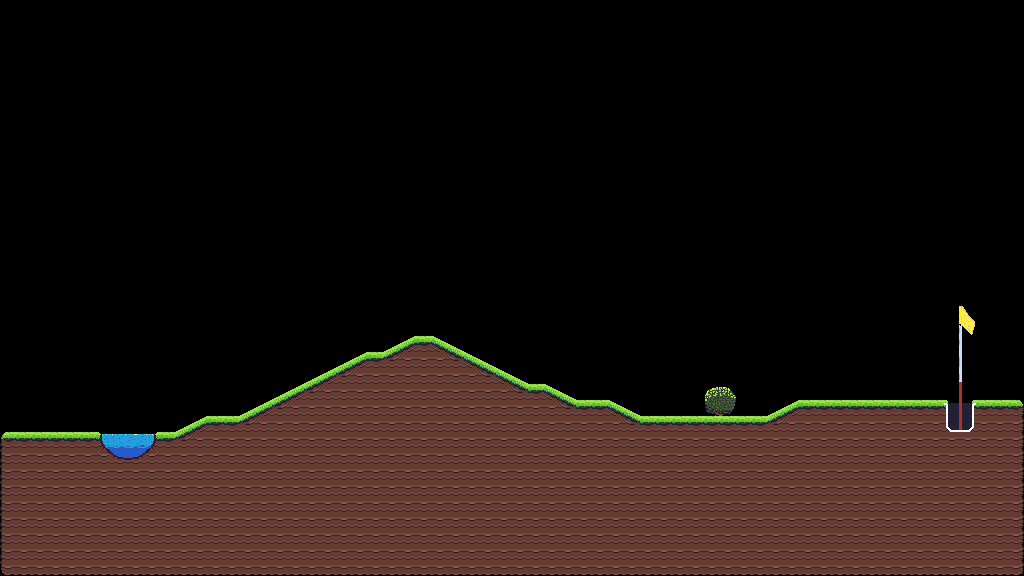

This game map was drawn from its Tiled (.tmx) file and the tilesets committed beside it. A one-line description and the trimmed map source follow:
An orthogonal 64x36 tile map with 16x16 px tiles, 1 tile layer (Level), 2 tilesets and 184 objects (112x collide, 2x finish, bushes).

<map version="1.10" tiledversion="1.11.1" orientation="orthogonal" renderorder="right-down" width="64" height="36" tilewidth="16" tileheight="16" infinite="0" nextlayerid="9" nextobjectid="9252">
 <tileset firstgid="1" name="prototype" tilewidth="16" tileheight="16" tilecount="128" columns="16">
  <image source="images/prototype.png" width="256" height="128" />
  <tile id="0" type="ground" />
  <tile id="1" type="ground" />
  <tile id="2" type="ground" />
  <tile id="3" type="ground" />
  <tile id="4" type="ground" />
 </tileset>
 <tileset firstgid="129" name="all2" tilewidth="16" tileheight="16" tilecount="210" columns="14">
  <image source="images/all2.png" width="224" height="244" />
 </tileset>
 <layer id="1" name="Level" width="64" height="36">
  <data>[2304 cells, 735 non-empty, 46 distinct tile ids]</data>
 </layer>
 <objectgroup id="8" name="Pool_Object">
  <object id="9241" x="102.875" y="444.25">
   <polygon points="0,0 13.5,13.5 35.625,14 49.375,0.75 34.625,18.375 9.125,17.75" />
  </object>
  <object id="9241" x="102.875" y="444.25">
   <polygon points="0,0 13.5,13.5 35.625,14 49.375,0.75 34.625,18.375 9.125,17.75" />
  </object>
 </objectgroup>
 <objectgroup id="7" name="Bushes_Leaf_Object">
  <object id="9238" name="bushes" x="704" y="384" width="32" height="32" />
 </objectgroup>
 <objectgroup id="6" name="Bushes_Object">
  <object id="9237" x="707" y="387.5" width="26.5" height="28.5" />
  <object id="9237" x="707" y="387.5" width="26.5" height="28.5" />
 </objectgroup>
 <objectgroup id="2" name="Ground_Object">
  <object id="9061" type="collide" x="1008" y="400" width="16" height="16" />
  <object id="9062" type="collide" x="0" y="432" width="16" height="16" />
  <object id="9063" type="collide" x="416" y="336" width="16" height="16" />
  <object id="9064" type="collide" x="368" y="352" width="16" height="16" />
  <object id="9065" type="collide" x="528" y="384" width="16" height="16" />
  <object id="9066" type="collide" x="576" y="400" width="16" height="16" />
  <object id="9067" type="collide" x="592" y="400" width="16" height="16" />
  <object id="9068" type="collide" x="800" y="400" width="16" height="16" />
  <object id="9069" type="collide" x="816" y="400" width="16" height="16" />
  <object id="9070" type="collide" x="832" y="400" width="16" height="16" />
  <object id="9071" type="collide" x="848" y="400" width="16" height="16" />
  <object id="9072" type="collide" x="864" y="400" width="16" height="16" />
  <object id="9073" type="collide" x="880" y="400" width="16" height="16" />
  <object id="9074" type="collide" x="896" y="400" width="16" height="16" />
  <object id="9075" type="collide" x="912" y="400" width="16" height="16" />
  <object id="9076" type="collide" x="928" y="400" width="16" height="16" />
  <object id="9077" type="collide" x="976" y="400" width="16" height="16" />
  <object id="9078" type="collide" x="992" y="400" width="16" height="16" />
  <object id="9079" type="collide" x="208" y="416" width="16" height="16" />
  <object id="9080" type="collide" x="224" y="416" width="16" height="16" />
  <object id="9081" type="collide" x="640" y="416" width="16" height="16" />
  <object id="9082" type="collide" x="656" y="416" width="16" height="16" />
  <object id="9083" type="collide" x="672" y="416" width="16" height="16" />
  <object id="9084" type="collide" x="688" y="416" width="16" height="16" />
  <object id="9085" type="collide" x="736" y="416" width="16" height="16" />
  <object id="9086" type="collide" x="752" y="416" width="16" height="16" />
  <object id="9087" type="collide" x="16" y="432" width="16" height="16" />
  <object id="9088" type="collide" x="32" y="432" width="16" height="16" />
  <object id="9089" type="collide" x="48" y="432" width="16" height="16" />
  <object id="9090" type="collide" x="64" y="432" width="16" height="16" />
  <object id="9091" type="collide" x="80" y="432" width="16" height="16" />
  <object id="9092" type="collide" x="160" y="432" width="16" height="16" />
  <object id="9093" type="collide" x="0" y="560" width="16" height="16" />
  <object id="9094" type="collide" x="0" y="448" width="16" height="16" />
  <object id="9095" type="collide" x="0" y="464" width="16" height="16" />
  <object id="9096" type="collide" x="0" y="480" width="16" height="16" />
  <object id="9097" type="collide" x="0" y="496" width="16" height="16" />
  <object id="9098" type="collide" x="0" y="512" width="16" height="16" />
  <object id="9099" type="collide" x="0" y="528" width="16" height="16" />
  <object id="9100" type="collide" x="0" y="544" width="16" height="16" />
  <object id="9101" x="400.261" y="343.913">
   <polygon points="0,0 15.5217,-7.69565 15.5652,5.3913" />
  </object>
  <object id="9102" x="352.261" y="359.913">
   <polygon points="0,0 15.5217,-7.69565 15.5652,5.3913" />
  </object>
  <object id="9103" x="320.261" y="375.913">
   <polygon points="0,0 15.5217,-7.69565 15.5652,5.3913" />
  </object>
  <object id="9104" x="288.261" y="391.913">
   <polygon points="0,0 15.5217,-7.69565 15.5652,5.3913" />
  </object>
  <object id="9105" x="256.261" y="407.913">
   <polygon points="0,0 15.5217,-7.69565 15.5652,5.3913" />
  </object>
  <object id="9106" x="784.261" y="407.913">
   <polygon points="0,0 15.5217,-7.69565 15.5652,5.3913" />
  </object>
  <object id="9107" x="192.261" y="423.913">
   <polygon points="0,0 15.5217,-7.69565 15.5652,5.3913" />
  </object>
  <object id="9108" x="384.348" y="351.783">
   <polygon points="0,0 15.3913,-7.6087 15.3913,0.608696" />
  </object>
  <object id="9109" x="336.348" y="367.783">
   <polygon points="0,0 15.3913,-7.6087 15.3913,0.608696" />
  </object>
  <object id="9110" x="304.348" y="383.783">
   <polygon points="0,0 15.3913,-7.6087 15.3913,0.608696" />
  </object>
  <object id="9111" x="272.348" y="399.783">
   <polygon points="0,0 15.3913,-7.6087 15.3913,0.608696" />
  </object>
  <object id="9112" x="240.348" y="415.783">
   <polygon points="0,0 15.3913,-7.6087 15.3913,0.608696" />
  </object>
  <object id="9113" x="768.348" y="415.783">
   <polygon points="0,0 15.3913,-7.6087 15.3913,0.608696" />
  </object>
  <object id="9114" x="176.348" y="431.783">
   <polygon points="0,0 15.3913,-7.6087 15.3913,0.608696" />
  </object>
  <object id="9115" x="432.261" y="336.261">
   <polygon points="0,0 15.4348,7.73913 1.17391,11.7826" />
  </object>
  <object id="9116" x="464.261" y="352.261">
   <polygon points="0,0 15.4348,7.73913 1.17391,11.7826" />
  </object>
  <object id="9117" x="496.261" y="368.261">
   <polygon points="0,0 15.4348,7.73913 1.17391,11.7826" />
  </object>
  <object id="9118" x="544.261" y="384.261">
   <polygon points="0,0 15.4348,7.73913 1.17391,11.7826" />
  </object>
  <object id="9119" x="608.261" y="400.261">
   <polygon points="0,0 15.4348,7.73913 1.17391,11.7826" />
  </object>
  <object id="9120" x="448.188" y="344.188">
   <polygon points="0,0 15.5938,7.71875 0.15625,11.6875" />
  </object>
  <object id="9121" x="480.188" y="360.188">
   <polygon points="0,0 15.5938,7.71875 0.15625,11.6875" />
  </object>
  <object id="9122" x="512.188" y="376.188">
   <polygon points="0,0 15.5938,7.71875 0.15625,11.6875" />
  </object>
  <object id="9123" x="560.188" y="392.188">
   <polygon points="0,0 15.5938,7.71875 0.15625,11.6875" />
  </object>
  <object id="9124" x="624.188" y="408.188">
   <polygon points="0,0 15.5938,7.71875 0.15625,11.6875" />
  </object>
  <object id="9125" type="collide" x="1008" y="560" width="16" height="16" />
  <object id="9126" type="collide" x="1008" y="416" width="16" height="16" />
  <object id="9127" type="collide" x="1008" y="432" width="16" height="16" />
  </objectgroup>
 <objectgroup id="3" name="Hole_Object">
  <!-- 8 objects omitted --></objectgroup>
 <objectgroup id="5" name="Spawn_Object">
  <!-- 1 objects omitted --></objectgroup>
</map>
<!-- 112 of 184 objects omitted -->
